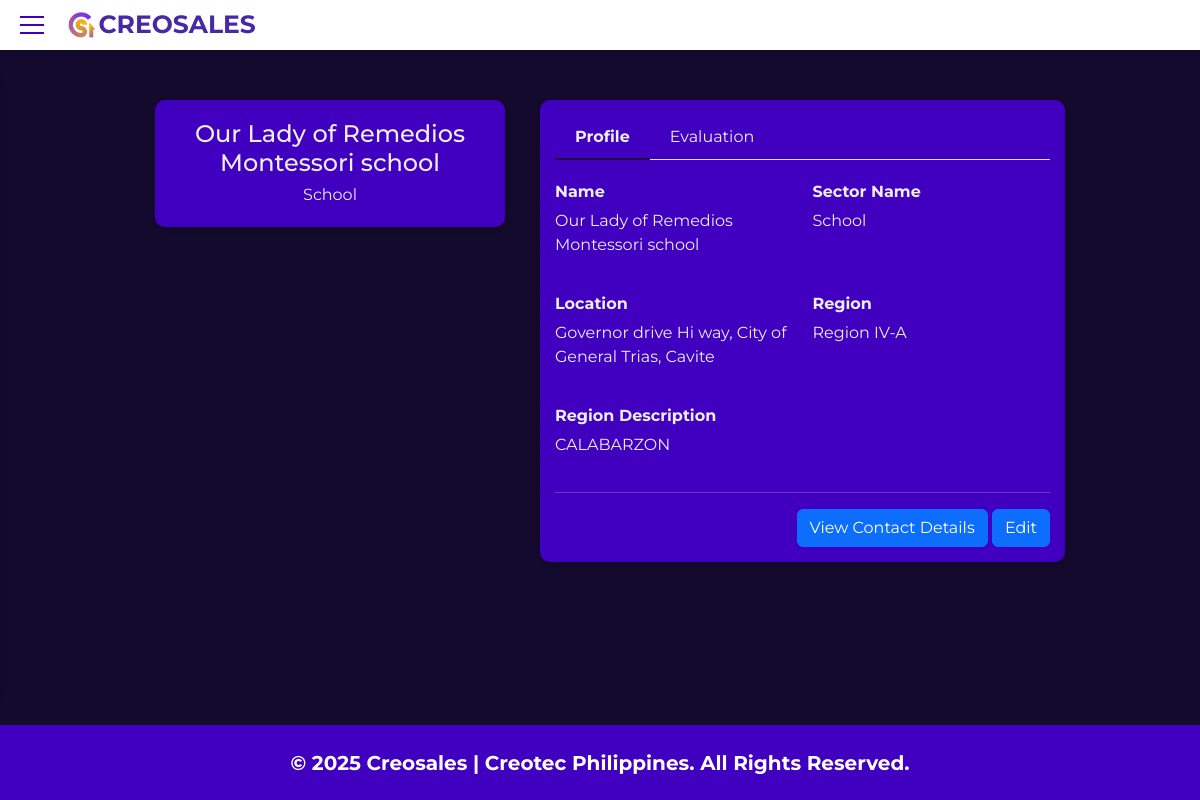
The app's page /new-structure/public/evaluation_profile.php?id=1 (signed in) with its own data.
### tables this page shows
CREATE TABLE `tbl_potentialcustomer` (
  `potentialcustomer_id` int(11) NOT NULL,
  `potentialcustomer_name` varchar(225) DEFAULT NULL,
  `potentialcustomer_type` tinyint(1) DEFAULT NULL COMMENT '0 = public, 1 = private',
  `potentialcustomer_location` varchar(225) DEFAULT NULL,
  `potentialcustomer_facility` varchar(225) DEFAULT NULL,
  `potentialcustomer_tuition` varchar(225) DEFAULT NULL,
  `sector_id` int(11) NOT NULL,
  `user_id` int(11) NOT NULL
);

CREATE TABLE `tbl_sector` (
  `sector_id` int(11) NOT NULL,
  `sector_name` varchar(20) DEFAULT NULL
);

CREATE TABLE `tbl_region` (
  `region_id` int(11) NOT NULL,
  `region_name` varchar(11) DEFAULT NULL,
  `region_description` varchar(36) DEFAULT NULL
);

### new-structure/public/evaluation_profile.php (called while the page is built, shortened)
<?php
require_once __DIR__ . '/../backend/connection.php';
require_once __DIR__ . '/../backend/managers/CacheManager.php';
require_once __DIR__ . '/../backend/managers/CustomerManager.php';
$cache = new CacheManager();
$customerFetcher = new CustomerManager($pdo);
$customerFetcher->potentialCustomers = $cache->getOrSet('potentialCustomers', fn() => $customerFetcher->getAllCustomers(), 300);
$potentialCustomers = $customerFetcher->potentialCustomers;
$potentialCustomer = $potentialCustomers[$_GET['id']];
include 'views/evaluations_profile_view.php';

### new-structure/backend/managers/CacheManager.php (called while the page is built, shortened)
<?php
class CacheManager {
    private string $cacheDir;
    public function __construct (string $cacheDir = __DIR__ . '/../cache/', int $defaultTtl = 300) {
        $this->cacheDir = rtrim($cacheDir, '/') . '/';
    }
    public function get(string $key) {
        $file = $this->cacheDir . $key . '.cache';
        if (!file_exists($file)) return false;
        $payload = unserialize(file_get_contents($file));
        $isExpired = (time() - $payload['timestamp']) > $payload['ttl'];
        return $isExpired ? false : $payload['data'];
    }
    public function getOrSet(string $key, callable $callback, int $ttl) {
        $data = $this->get($key);
        if ($data == false) {
            $data = $callback();
        }
        return $data;
    }
}

### new-structure/backend/managers/CustomerManager.php (called while the page is built, shortened)
<?php
require_once __DIR__ . '/../classes/Location.php';
class CustomerManager
{
    public $potentialCustomers = [];
    public function getAllCustomers()
    {
        $stmt = $this->pdo->query('SELECT potentialcustomer_id as pid, potentialcustomer_name as name, potentialcustomer_type as ptype, potentialcustomer_location as loc, potentialcustomer_facility as fac, potentialcustomer_tuition as tuition, sector_name as sec, user_id as user FROM tbl_potentialcustomer as pc LEFT JOIN tbl_sector as s ON pc.sector_id = s.sector_id');
        while ($row1 = $stmt->fetch()) {
            $potentialCustomer_id = $row1['pid'];
            $potentialCustomer_name = $row1['name'];
            $potentialCustomer_type = $row1['ptype'];
            $potentialCustomer_location = $row1['loc'];
            $potentialCustomer_facility = $row1['fac'];
            $potentialCustomer_tuition = $row1['tuition'];
            $potentialCustomer_sectorId = $row1['sec'];
            $potentialCustomer_userId = $row1['user'];
            $fullAddress = $potentialCustomer_location;
            $splitLocation_array = explode(', ', $potentialCustomer_location);
            $province = $splitLocation_array[count($splitLocation_array) - 1];
            $municipality = $splitLocation_array[count($splitLocation_array) - 2];
            $locationData = new Location($fullAddress);
            $tempStmt = $this->pdo->prepare('SELECT r.region_name, r.region_description FROM tbl_region AS r LEFT JOIN tbl_province AS p ON r.region_id=p.region_id WHERE province_name = ?');
            $tempStmt->execute([$province]);
            $tempRow = $tempStmt->fetch();
            $locationData->setLocationInfo($municipality, $province, ['name' => $tempRow['region_name'], 'description' => $tempRow['region_description']]);
            $tempStmt = $this->pdo->prepare('SELECT * FROM tbl_contactperson WHERE potentialcustomer_id = ?');
            $tempStmt->execute([$potentialCustomer_id]);
            $tempRow = $tempStmt->fetch();
            $potentialCustomer_contactPerson = [
                'id' => $tempRow['contactperson_id'],
                'name' => $tempRow['contactperson_name'],
                'position' => $tempRow['contactperson_position'],
                'email' => $tempRow['contactperson_email'],
                'number' => $tempRow['contactperson_number'],
            ];
            $tempStmt = $this->pdo->prepare('SELECT * FROM tbl_evaluation WHERE potentialcustomer_id = ?');
            $tempStmt->execute([$potentialCustomer_id]);
            $tempRow = $tempStmt->fetch();
            $potentialCustomer_evaluation = [
                'id' => $tempRow['evaluation_id'],
                'rating' => $tempRow['evaluation_rating'],
                'result' => $tempRow['evaluation_result'],
                'date' => $tempRow['evaluation_date']
            ];
            $tempStmt = $this->pdo->prepare('SELECT * FROM tbl_population WHERE potentialcustomer_id = ?');
            $tempStmt->execute([$potentialCustomer_id]);
            $tempRow = $tempStmt->fetch();
            $potentialCustomer_population = [
                'id' => $tempRow['population_id'],
                'count' => $tempRow['population_count']
            ];
            $tempStmt = $this->pdo->prepare('SELECT * FROM tbl_subpopulation WHERE population_id = ?');
            $tempStmt->execute([$potentialCustomer_population['id']]);
            $subPopulation = [
                1 => 0,
                2 => 0,
                3 => 0,
                4 => 0,
                5 => 0,
                6 => 0,
                7 => 0,
                8 => 0,
                9 => 0,
                10 => 0,
                11 => 0,
                12 => 0,
                13 => 0
            ];
            while ($tempRow = $tempStmt->fetch()) {
                $subPopulation[$tempRow['gradelevel_id']] = $tempRow['subpopulation_count'];
            }
            $potentialCustomer_population['subPopulation'] = $subPopulation;
            $tempStmt = $this->pdo->prepare('SELECT ep.existingprograms_id, p.program_id, p.program_type FROM tbl_existingprograms AS ep LEFT JOIN tbl_program AS p ON ep.program_id=p.program_id WHERE potentialcustomer_id = ?');
            $tempStmt->execute([$potentialCustomer_id]);
            $potentialCustomer_programs = [];
            while ($tempRow = $tempStmt->fetch()) {
                $potentialCustomer_programs[] = [
                    'id' => $tempRow['existingprograms_id'],
                    'type' => $tempRow['program_type']
                ];
            }
            $tempStmt = $this->pdo->prepare('SELECT es.existingservices_id, s.services_type FROM tbl_existingservices AS es LEFT JOIN tbl_services AS s ON es.services_id=s.services_id WHERE es.potentialcustomer_id=?');
            $tempStmt->execute([$potentialCustomer_id]);
            $potentialCustomer_services = [];
            while ($tempRow = $tempStmt->fetch()) {
                $potentialCustomer_services[] = [
                    'id' => $tempRow['existingservices_id'],
                    'type' => $tempRow['services_type']
                ];
            }
            $tempStmt = $this->pdo->prepare('SELECT ep.existingpartners_id, ep.existingpartners_years, p.partners_name FROM tbl_existingpartners AS ep LEFT JOIN tbl_partners AS p ON ep.partners_id=p.partners_id WHERE ep.potentialcustomer_id=?');
            $tempStmt->execute([$potentialCustomer_id]);
            $potentialCustomer_partners = [];
            while ($tempRow = $tempStmt->fetch()) {
                $potentialCustomer_partners[] = [
                    'id' => $tempRow['existingpartners_id'],
                    'years' => $tempRow['existingpartners_years'],
                    'name' => $tempRow['partners_name']
                ];
            }
            $tempStmt = $this->pdo->prepare('SELECT ef.existingfacilities_id, f.facility_type FROM tbl_existingfacilities AS ef LEFT JOIN tbl_facility AS f ON ef.facility_id=f.facility_id WHERE ef.potentialcustomer_id=?');
            $tempStmt->execute([$potentialCustomer_id]);
            $potentialCustomer_facilities = [];
            while ($tempRow = $tempStmt->fetch()) {
                $potentialCustomer_facilities[] = [
                    'id' => $tempRow['existingfacilities_id'],
                    'type' => $tempRow['facility_type']
                ];
            }
            $this->potentialCustomers[$potentialCustomer_id] = new PotentialCustomer(
                $potentialCustomer_id,
                $potentialCustomer_name,
                $potentialCustomer_type,
                $locationData,
                $potentialCustomer_facility,
                $potentialCustomer_tuition,
                $potentialCustomer_sectorId,
                $potentialCustomer_userId,
                $potentialCustomer_contactPerson,
                $potentialCustomer_evaluation,
                $potentialCustomer_population,
                $potentialCustomer_programs,
                $potentialCustomer_services,
                $potentialCustomer_partners,
                $potentialCustomer_facilities
            );
        }
        return $this->potentialCustomers;
    }
}

### new-structure/backend/classes/Location.php (called while the page is built, shortened)
<?php
class Location
{
    public function __construct($fullAddress)
    {
        $this->fullAddress = $fullAddress;
    }
    public function setLocationInfo($municipality, $province, $region)
    {
        $this->region = $region;
    }
}

### new-structure/public/views/evaluations_profile_view.php (the view, shortened to what this page needs)
<!DOCTYPE html>
<html lang="en">
<head>
    <link rel="stylesheet" href="assets/css/sidebar_design.css" />
    <link rel="stylesheet" href="assets/css/header_footer_design.css" />
    <link rel="stylesheet" href="https://cdn.jsdelivr.net/npm/bootstrap@5.3.0/dist/css/bootstrap.min.css">
    <link rel="stylesheet"
        href="https://cdnjs.cloudflare.com/ajax/libs/bootstrap-icons/1.8.1/font/bootstrap-icons.min.css">
    <link rel="stylesheet" href="https://cdnjs.cloudflare.com/ajax/libs/font-awesome/6.0.0-beta3/css/all.min.css">
    <link rel="stylesheet" href="https://cdn.jsdelivr.net/npm/sweetalert2@11.0.19/dist/sweetalert2.min.css">
    <link rel="stylesheet" href="assets/css/evaluations_profile_design.css" />
</head>
<body>
    <?php require_once __DIR__ . '/partials/header.php' ?>
    <div class="main-content">
        <div class="content-container">
            <div class="profile-container">
                <div class="profile-header">
                    <h2><?php echo htmlspecialchars($potentialCustomer->name); ?></h2>
                    <p><?php echo htmlspecialchars($potentialCustomer->sector); ?></p>
                </div>
            </div>
            <div class="tab-container">
                <div class="tabs">
                    <button class="tab active" data-tab="profile">Profile</button>
                    <button class="tab" data-tab="evaluation">Evaluation</button>
                </div>
                <div class="tab-content active" id="profile">
                    <div class="info-grid">
                        <div class="info-item">
                            <div class="info-label">Name</div>
                            <div id="nameField">
                                <?php echo htmlspecialchars($potentialCustomer->name ?? 'N/A'); ?></div>
                        </div>
                        <div class="info-item">
                            <div class="info-label">Sector Name</div>
                            <div id="sectorNameField">
                                <?php echo htmlspecialchars($potentialCustomer->sector ?? 'N/A'); ?>
                            </div>
                        </div>
                        <div class="info-item">
                            <div class="info-label">Location</div>
                            <div id="locationField">
                                <?php echo htmlspecialchars($potentialCustomer->location->fullAddress ?? 'N/A'); ?>
                            </div>
                        </div>
                        <div class="info-item">
                            <div class="info-label">Region</div>
                            <div>
                                <?php echo htmlspecialchars($potentialCustomer->location->region['name'] ?? 'N/A'); ?>
                            </div>
                        </div>
                        <div class="info-item">
                            <div class="info-label">Region Description</div>
                            <div>
                                <?php echo htmlspecialchars($potentialCustomer->location->region['description'] ?? 'N/A'); ?>
                            </div>
                        </div>
                    </div>
                    <hr style="margin-top: 20px; border-color: #ddd;">
                    <div class="text-end mt-3">
                        <button type="button" class="btn btn-primary" id="moreDetailsBtn">View Contact Details</button>
                        <button type="button" class="btn btn-primary" id="editProfileBtn">Edit</button>
                    </div>
                </div>
            </div>
        </div>
    </div>
    <div class="footer">© 2025 Creosales | Creotec Philippines. All Rights Reserved.</div>
</body>
</html>

### new-structure/public/assets/css/sidebar_design.css (style rules this page uses)
html, body { margin: 0; padding: 0; background-color: #f5f5f5; }
.main-content { margin-top: 70px; padding: 20px; transition: all 0.3s ease; }

### new-structure/public/assets/css/header_footer_design.css (style rules this page uses)
.footer { all: intial; width: 100%; height: 75px; background: #4100BF; color: white; text-align: center; display: flex; align-items: center; justify-content: center; flex-shrink: 0; position: fixed; bottom: 0; left: 0; font-family: 'Montserrat', sans-serif !important; font-size:20px !important; line-height: 1.5; z-index: 10; pointer-events: none; font-weight: bold; }

### new-structure/public/assets/css/evaluations_profile_design.css (style rules this page uses)
* { font-family: 'Montserrat', sans-serif; }
body { margin: 0; padding: 0; background-color: #130a2e; display: flex; flex-direction: column; min-height: 100vh; overflow-x: hidden; }
.tab-container { background: #4100BF; color: white; border-radius: 10px; box-shadow: 0px 4px 6px rgba(0, 0, 0, 0.1); padding: 15px; margin-top: 20px; margin-bottom: 30px; flex: 2; max-width: auto; overflow-x: auto; }
.tab { padding: 10px 20px; cursor: pointer; border: none; background: none; color: #eee; position: relative; }
.tabs { display: flex; border-bottom: 1px solid #dee2e6; margin-bottom: 20px; }
.tab.active { color: #eee; font-weight: bold; }
.tab.active::after { content: ''; position: absolute; bottom: -1px; left: 0; width: 100%; height: 2px; background: #1c1040; }
.tab-content { color: #eee; display: none; }
.tab-content.active { color: #eee; display: block; }
.info-grid { display: grid; grid-template-columns: repeat(2, 1fr); gap: 20px; }
.info-item { margin-bottom: 15px; }
.info-label { font-weight: bold; color: #eee; margin-bottom: 5px; }
.main-content { margin-left: auto; margin-right: auto; padding: 10px; transition: margin-left 0.3s, width 0.3s; width: calc(100% - 250px); flex: 1; display: flex; flex-direction: column; padding-bottom: 50px; }
.content-container { display: flex; gap: 15px; align-items: flex-start; }
.profile-container { display: flex; flex-direction: column; align-items: center; overflow-x: auto; }
.profile-header { background-color: #4100BF; border-radius: 10px; box-shadow: 0px 4px 6px rgba(0, 0, 0, 0.1); margin: 20px; padding: 20px; flex: 1; max-width: 350px; text-align: center; overflow-x: auto; }
.profile-header h2 { margin: 0; color: #eee; font-size: 24px; margin-bottom: 5px; }
.profile-header p { margin: 0; color: #eee; font-size: 16px; }

### records on screen
tbl_potentialcustomer: potentialcustomer_name "Our Lady of Remedios Montessori school", potentialcustomer_location "Governor drive Hi way, City of General Trias, Cavite"
tbl_sector: sector_name "School"
tbl_region: region_name "Region IV-A", region_description "CALABARZON"
